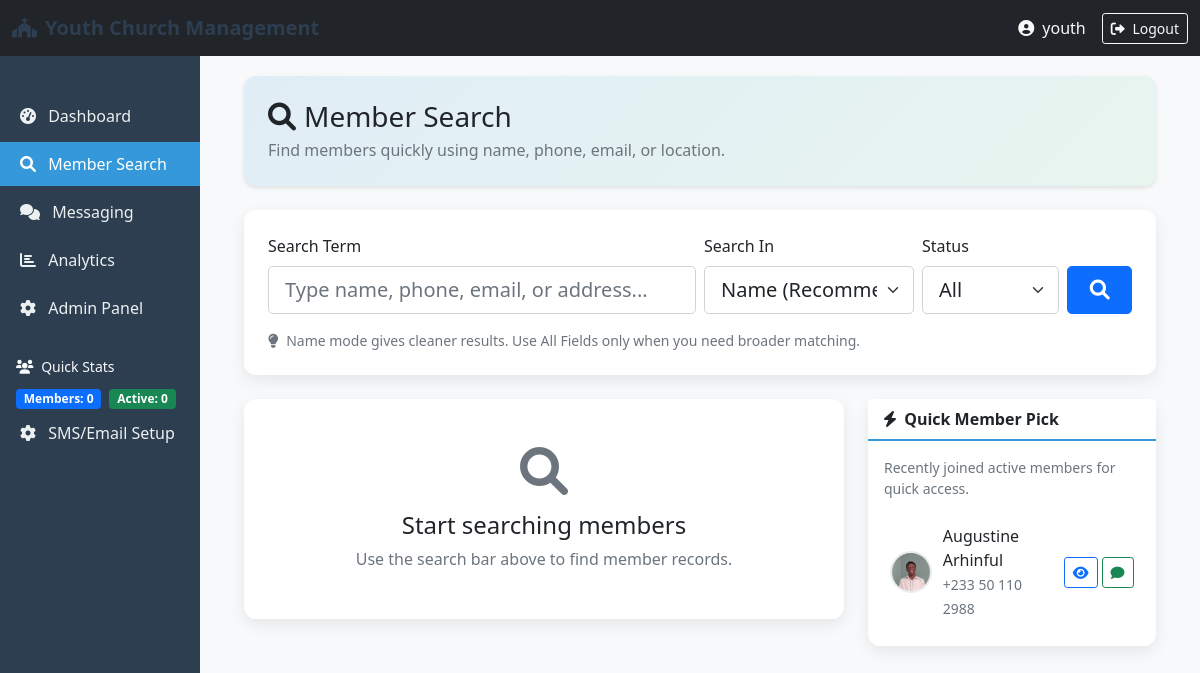
The app's page /portal/search/ (signed in) with its own data.
### members/models.py (models this page shows, shortened)
class Member(models.Model):
    GENDER_CHOICES = [
        ('M', 'Male'),
        ('F', 'Female'),
        ('O', 'Other'),
    ]
    STATUS_CHOICES = [
        ('active', 'Active'),
        ('inactive', 'Inactive'),
        ('visitor', 'Visitor'),
        ('transferred', 'Transferred'),
    ]
    first_name = models.CharField(max_length=100, blank=True)
    last_name = models.CharField(max_length=100, blank=True)
    middle_name = models.CharField(max_length=100, blank=True)
    date_of_birth = models.DateField(null=True, blank=True)
    gender = models.CharField(max_length=1, choices=GENDER_CHOICES, blank=True)
    email = models.EmailField(unique=True, blank=True, null=True)
    phone_number = PhoneNumberField(unique=True, blank=True)
    alternate_phone = PhoneNumberField(blank=True)
    address = models.TextField(blank=True)
    city = models.CharField(max_length=100, blank=True)
    state = models.CharField(max_length=100, blank=True)
    postal_code = models.CharField(max_length=20, blank=True)
    date_joined = models.DateField(default=date.today, blank=True, null=True)
    baptism_date = models.DateField(null=True, blank=True)
    status = models.CharField(max_length=20, choices=STATUS_CHOICES, default='active', blank=True)
    department = models.CharField(max_length=100, blank=True)
    spiritual_gifts = models.TextField(blank=True)
    photo = models.ImageField(upload_to=member_photo_path, blank=True, null=True)
    emergency_contact_name = models.CharField(max_length=200, blank=True)
    emergency_contact_phone = PhoneNumberField(blank=True)
    emergency_contact_relationship = models.CharField(max_length=100, blank=True)
    occupation = models.CharField(max_length=100, blank=True)
    school = models.CharField(max_length=200, blank=True)
    talents = models.TextField(blank=True)
    notes = models.TextField(blank=True)
    created_at = models.DateTimeField(auto_now_add=True)
    updated_at = models.DateTimeField(auto_now=True)
    created_by = models.ForeignKey(User, on_delete=models.SET_NULL, null=True, related_name='members_created')
    updated_by = models.ForeignKey(User, on_delete=models.SET_NULL, null=True, blank=True, related_name='members_updated')
    class Meta:
        ordering = ['last_name', 'first_name']
        indexes = [
            models.Index(fields=['last_name', 'first_name']),
            models.Index(fields=['phone_number']),
            models.Index(fields=['email']),
            models.Index(fields=['status']),
        ]
    def full_name(self):
        return f"{self.first_name} {self.middle_name} {self.last_name}".strip()
    @property
    def photo_url(self):
        if self.photo and hasattr(self.photo, 'url'):
            return self.photo.url
        return '/static/images/default_profile.png'

### portal/views.py (the view, shortened to what this page needs)
# urls.py: path('search/', views.member_search, name='member_search'),
@staff_member_required
def member_search(request):
    query = request.GET.get('q', '').strip()
    scope = request.GET.get('scope', 'name').strip().lower()
    status_filter = request.GET.get('status', 'all').strip().lower()
    members = Member.objects.all()
    if status_filter in {'active', 'inactive', 'visitor', 'transferred'}:
        members = members.filter(status=status_filter)
    quick_members = Member.objects.filter(
        status='active').order_by('-date_joined', 'last_name')[:8]
    paginator = Paginator(members, 20)
    page_number = request.GET.get('page')
    page_obj = paginator.get_page(page_number)
    context = {
        'query': query,
        'scope': scope,
        'status_filter': status_filter,
        'page_obj': page_obj,
        'total_results': members.count(),
        'quick_members': quick_members,
    }
    return render(request, 'portal/member_search.html', context)

### templates/portal/member_search.html (shortened to what this page needs)
{% extends 'base.html' %}
{% block content %}
<div class="member-search-page">
  <div class="card header-card mb-4">
    <div class="card-body p-4">
      <h1 class="h3 mb-1"><i class="fas fa-search me-2"></i>Member Search</h1>
      {% if query %}
      <p class="text-muted mb-0">Showing results for "{{ query }}"</p>
      {% else %}
      <p class="text-muted mb-0">Find members quickly using name, phone, email, or location.</p>
      {% endif %}
    </div>
  </div>
  <div class="card search-card mb-4">
    <div class="card-body p-4">
      <form method="get" action="{% url 'member_search' %}">
        <div class="row g-2 align-items-stretch">
          <div class="col-12 col-lg-6">
            <label class="form-label" for="searchQuery">Search Term</label>
            <input
              id="searchQuery"
              type="text"
              name="q"
              class="form-control form-control-lg"
              placeholder="Type name, phone, email, or address..."
              value="{{ query }}"
              autofocus
            >
          </div>
          <div class="col-12 col-md-6 col-lg-3">
            <label class="form-label" for="searchScope">Search In</label>
            <select id="searchScope" name="scope" class="form-select form-select-lg">
              <option value="name" {% if scope == 'name' %}selected{% endif %}>Name (Recommended)</option>
            </select>
          </div>
          <div class="col-12 col-md-6 col-lg-2">
            <label class="form-label" for="statusFilter">Status</label>
            <select id="statusFilter" name="status" class="form-select form-select-lg">
              <option value="all" {% if status_filter == 'all' %}selected{% endif %}>All</option>
            </select>
          </div>
          <div class="col-12 col-lg-1 d-grid">
            <label class="form-label d-none d-lg-block">&nbsp;</label>
            <button class="btn btn-primary btn-lg" type="submit">
              <i class="fas fa-search"></i>
            </button>
          </div>
        </div>
        <div class="mt-3 small text-muted">
          <i class="fas fa-lightbulb me-1"></i>
          Name mode gives cleaner results. Use All Fields only when you need broader matching.
        </div>
      </form>
    </div>
  </div>
  <div class="row g-4">
    <div class="col-12 col-xl-8">
      {% if query %}
      <div class="card results-card">
        <div class="card-header bg-white d-flex justify-content-between align-items-center flex-wrap gap-2">
          <div>
            <i class="fas fa-users me-1"></i>
            <strong>{{ total_results }}</strong> member{{ total_results|pluralize }} found
          </div>
          <div class="d-flex gap-2">
            <a href="{% url 'export_members_csv' %}" class="btn btn-success btn-sm">
              <i class="fas fa-file-export me-1"></i> Export CSV
            </a>
          </div>
        </div>
        <div class="card-body">
          {% if page_obj %}
          <div class="row g-3">
            {% for member in page_obj %}
            <div class="col-12 col-md-6">
              <div class="card member-card h-100">
                <div class="card-body">
                  <div class="d-flex align-items-center mb-3">
                    <img src="{{ member.photo_url }}" alt="{{ member.full_name }}" class="member-photo me-3">
                    <div class="flex-grow-1">
                      <h5 class="mb-0">{{ member.full_name }}</h5>
                      <small class="text-muted">{{ member.phone_number }}</small>
                    </div>
                  </div>
                  <div class="mb-2">
                    <small class="text-muted">Email</small>
                    <div>{{ member.email }}</div>
                  </div>
                  <div class="mb-3">
                    <small class="text-muted">Address</small>
                    <div>{{ member.address|truncatechars:70 }}</div>
                  </div>
                  <div class="d-flex justify-content-between align-items-center flex-wrap gap-2">
                    <span class="badge {% if member.status == 'active' %}bg-success{% else %}bg-warning text-dark{% endif %}">
                      {{ member.status|title }}
                    </span>
                    <div class="d-flex gap-2">
                      <a href="{% url 'member_detail' member.pk %}" class="btn btn-sm btn-outline-primary">
                        <i class="fas fa-eye me-1"></i> View
                      </a>
                      <a href="{% url 'member_messages' member.pk %}" class="btn btn-sm btn-outline-success">
                        <i class="fas fa-comment me-1"></i> Message
                      </a>
                    </div>
                  </div>
                </div>
              </div>
            </div>
            {% endfor %}
          </div>
          {% if page_obj.has_other_pages %}
          <nav class="mt-4" aria-label="Search pagination">
            <ul class="pagination justify-content-center">
              {% if page_obj.has_previous %}
              <li class="page-item">
                <a class="page-link" href="?q={{ query }}&scope={{ scope }}&status={{ status_filter }}&page={{ page_obj.previous_page_number }}">
                  <i class="fas fa-chevron-left"></i>
                </a>
              </li>
              {% endif %}
              {% for num in page_obj.paginator.page_range %}
              {% if page_obj.number == num %}
              <li class="page-item active"><span class="page-link">{{ num }}</span></li>
              {% elif num > page_obj.number|add:'-3' and num < page_obj.number|add:'3' %}
              <li class="page-item">
                <a class="page-link" href="?q={{ query }}&scope={{ scope }}&status={{ status_filter }}&page={{ num }}">{{ num }}</a>
              </li>
              {% endif %}
              {% endfor %}
              {% if page_obj.has_next %}
              <li class="page-item">
                <a class="page-link" href="?q={{ query }}&scope={{ scope }}&status={{ status_filter }}&page={{ page_obj.next_page_number }}">
                  <i class="fas fa-chevron-right"></i>
                </a>
              </li>
              {% endif %}
            </ul>
          </nav>
          {% endif %}
          {% else %}
          <div class="text-center py-5">
            <i class="fas fa-search fa-3x text-muted mb-3"></i>
            <h4>No members found</h4>
            <p class="text-muted mb-0">Try a different name or switch Search In to All Fields.</p>
          </div>
          {% endif %}
        </div>
      </div>
      {% else %}
      <div class="card results-card">
        <div class="card-body text-center py-5">
          <i class="fas fa-search fa-3x text-muted mb-3"></i>
          <h4>Start searching members</h4>
          <p class="text-muted mb-0">Use the search bar above to find member records.</p>
        </div>
      </div>
      {% endif %}
    </div>
    <div class="col-12 col-xl-4">
      <div class="card quick-list-card">
        <div class="card-header bg-white">
          <i class="fas fa-bolt me-1"></i> Quick Member Pick
        </div>
        <div class="card-body p-3">
          <p class="small text-muted">Recently joined active members for quick access.</p>
          {% if quick_members %}
            {% for member in quick_members %}
            <div class="quick-item">
              <img src="{{ member.photo_url }}" alt="{{ member.full_name }}" class="quick-photo">
              <div class="flex-grow-1">
                <div class="fw-semibold">{{ member.full_name }}</div>
                <small class="text-muted">{{ member.phone_number }}</small>
              </div>
              <div class="d-flex gap-1">
                <a href="{% url 'member_detail' member.pk %}" class="btn btn-sm btn-outline-primary" title="View">
                  <i class="fas fa-eye"></i>
                </a>
                <a href="{% url 'member_messages' member.pk %}" class="btn btn-sm btn-outline-success" title="Message">
                  <i class="fas fa-comment"></i>
                </a>
              </div>
            </div>
            {% endfor %}
          {% else %}
          <p class="text-muted mb-0">No quick members available yet.</p>
          {% endif %}
        </div>
      </div>
    </div>
  </div>
</div>
{% endblock %}

### templates/base.html (shortened to what this page needs)
{% load static %}
<!DOCTYPE html>
<html lang="en">
<head>
    <link href="https://cdn.jsdelivr.net/npm/bootstrap@5.1.3/dist/css/bootstrap.min.css" rel="stylesheet">
    <link rel="stylesheet" href="https://cdnjs.cloudflare.com/ajax/libs/font-awesome/6.0.0/css/all.min.css">
</head>
<body>
    <nav class="navbar navbar-expand-lg navbar-dark bg-dark">
        <div class="container-fluid">
            <a class="navbar-brand" href="{% url 'admin_portal' %}">
                <i class="fas fa-church me-2"></i>Youth Church Management
            </a>
            <div class="d-flex align-items-center">
                <span class="text-light me-3">
                    <i class="fas fa-user-circle me-1"></i> {{ user.username }}
                </span>
                <a href="{% url 'logout' %}" class="btn btn-outline-light btn-sm">
                    <i class="fas fa-sign-out-alt me-1"></i> Logout
                </a>
            </div>
        </div>
    </nav>
    <div class="container-fluid">
        <div class="row">
            <div class="col-md-3 col-lg-2 d-md-block sidebar collapse">
                <div class="position-sticky pt-3">
                    <ul class="nav flex-column">
                        <li class="nav-item">
                            <a class="nav-link {% if request.resolver_match.url_name == 'admin_portal' %}active{% endif %}"
                               href="{% url 'admin_portal' %}">
                                <i class="fas fa-tachometer-alt me-2"></i> Dashboard
                            </a>
                        </li>
                        <li class="nav-item">
                            <a class="nav-link {% if request.resolver_match.url_name == 'member_search' %}active{% endif %}"
                               href="{% url 'member_search' %}">
                                <i class="fas fa-search me-2"></i> Member Search
                            </a>
                        </li>
                        <li class="nav-item">
                            <a class="nav-link {% if 'messaging' in request.resolver_match.url_name %}active{% endif %}"
                               href="{% url 'messaging_dashboard' %}">
                                <i class="fas fa-comments me-2"></i> Messaging
                            </a>
                        </li>
                        <li class="nav-item">
                            <a class="nav-link {% if request.resolver_match.url_name == 'analytics_dashboard' %}active{% endif %}"
                               href="{% url 'analytics_dashboard' %}">
                                <i class="fas fa-chart-bar me-2"></i> Analytics
                            </a>
                        </li>
                        <li class="nav-item">
                            <a class="nav-link" href="/admin/" target="_blank">
                                <i class="fas fa-cog me-2"></i> Admin Panel
                            </a>
                        </li>
                        <li class="nav-item mt-4">
                            <div class="text-light px-3 small">
                                <i class="fas fa-users me-1"></i> Quick Stats
                            </div>
                            <div class="px-3 mt-2">
                                <span class="badge bg-primary">Members: {{ total_members|default:0 }}</span>
                                <span class="badge bg-success ms-1">Active: {{ active_members|default:0 }}</span>
                            </div>
                        </li>
                        <li class="nav-item">
                            <a class="nav-link" href="{% url 'setup_sms_email' %}"><i class="fas fa-cog me-2"></i>
                                SMS/Email Setup
                            </a>
                        </li>
                    </ul>
                </div>
            </div>
            <main class="col-md-9 ms-sm-auto col-lg-10 px-md-4">
                <div class="content">
                    {% block content %}{% endblock %}
                </div>
            </main>
        </div>
    </div>
</body>
</html>

### records on screen
Member: photo_url (picture), full_name "Augustine Arhinful", phone_number "+233 50 110 2988"

### other values on screen
{{ user.username }} "youth"
{{ total_members|default:0 }} "0"
{{ active_members|default:0 }} "0"
